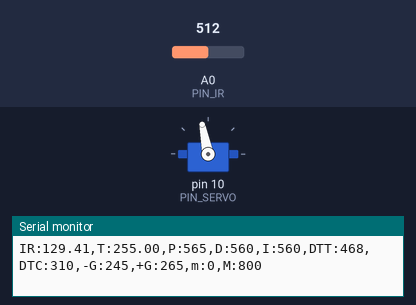
This sketch was run on a simulated Arduino Uno, built with avr-gcc and run on an emulated ATmega328P. Parts: servo, the last lines printed to the serial monitor. Inputs (shaded band) come from the test bench; at power-on: A0 (PIN_IR) = 512.

Above: at 1.3 s.
1.4 s: A0 (PIN_IR) set to 400
At 1.56 s:
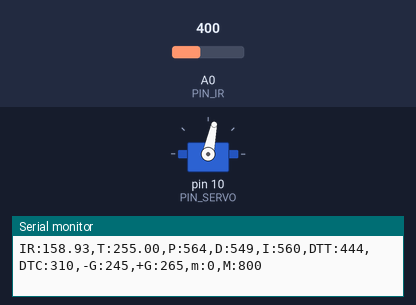
4.4 s: A0 (PIN_IR) set to 306
At 4.56 s:
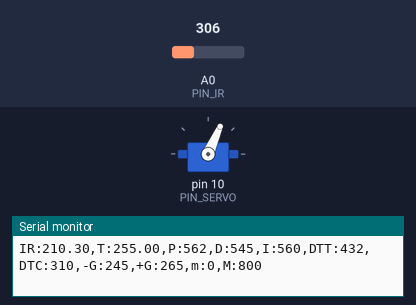
7.4 s: A0 (PIN_IR) set to 511
10.4 s: A0 (PIN_IR) set to 716
At 10.56 s:
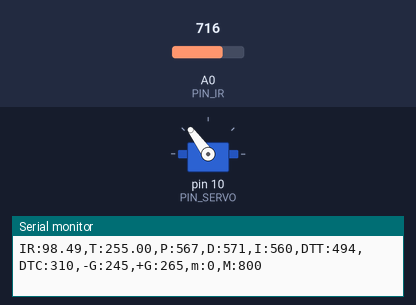
12.1 s: A0 (PIN_IR) set to 245
At 12.21 s:
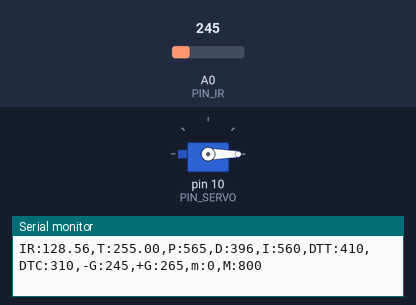
Timing chart, 0 to 16.1 s (numbered marks = the images above; inputs shaded):
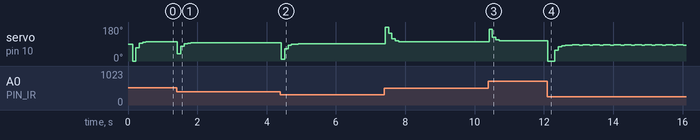

Measured:
- after the input at 1.4 s, servo on pin 10 (PIN_SERVO): 101° → 38° at once, → 78° 0.10 s later, → 91° 0.10 s later, → 95° 0.10 s later, … (6 changes in this stretch)
- after the input at 10.4 s, servo on pin 10 (PIN_SERVO): 101° → 167° at once, → 126° 0.10 s later, → 112° 0.10 s later, → 108° 0.10 s later, … (5 changes in this stretch)

The sketch:

22_PIDcontrol.ino
```cpp
#include <Servo.h>
Servo myservo;
// Arduino pin assignment
#define PIN_IR A0
#define PIN_LED 9
#define PIN_SERVO 10

#define _DIST_TARGET 255
#define _DIST_MIN 100
#define _DIST_MAX 410

#define _DUTY_NEU 1450 // neutral position
#define _DUTY_MIN 1000
#define _DUTY_MAX 2000

#define _SERVO_ANGLE 20
#define _SERVO_SPEED 100

#define _INTERVAL_DIST 20   // USS interval (unit: ms)
#define _INTERVAL_SERVO 20  // servo interval (unit: ms)
#define _INTERVAL_SERIAL 100 // serial interval (unit: ms)

#define _KP 0.9
#define _KD 80
#define _KI 0.2

#define _ITERM_MAX 10

#define DELAY_MICROS 1500
#define EMA_ALPHA 0.2

unsigned long last_sampling_time_dist, last_sampling_time_serial; // unit: ms
bool event_dist, event_serial, event_servo;
float dist_raw, dist_target;
float error_curr, error_prev, control, pterm, dterm, iterm;

int duty_chg_per_interval;
int duty_target, duty_curr;

float dist_ema;
float ema_dist = 0;
float samples_num = 3;

float ir_distance(void){ // return value unit: mm
  float val;
  float volt = float(analogRead(PIN_IR));
  val = ((6762.0/(volt-9.0))-4.0) * 10.0;
  return val;
}

const float coE[] = {-0.0000008, -0.0001567, 1.1149293, 26.6580555};

// ================
float under_noise_filter(void){
  int currReading;
  int largestReading = 0;
  for (int i = 0; i < samples_num; i++) {
    currReading = ir_distance();
    if (currReading > largestReading) { largestReading = currReading; }
    // Delay a short time before taking another reading
    delayMicroseconds(DELAY_MICROS);
  }
  return largestReading;
}
float filtered_ir_distance(void){
  int currReading;
  int lowestReading = 1024;
  for (int i = 0; i < samples_num; i++) {
    currReading = under_noise_filter();
    if (currReading < lowestReading) { lowestReading = currReading; }
  }
  // eam 필터 추가
  ema_dist = EMA_ALPHA*lowestReading + (1-EMA_ALPHA)*ema_dist;
  return ema_dist;
}
//===================================================

void setup() {
  Serial.begin(57600);
  myservo.attach(PIN_SERVO);
  myservo.writeMicroseconds(_DUTY_NEU);
  delay(100);
  // initialize last sampling time
  last_sampling_time_dist = last_sampling_time_serial = 0;
  event_dist = event_serial = false;
  dist_target = _DIST_TARGET;


  duty_chg_per_interval = (float)(_DUTY_MAX - _DUTY_MIN)*(_SERVO_SPEED/_SERVO_ANGLE)*
  (_INTERVAL_SERVO/1000.0);
  iterm = 0;
  error_prev = 0;

}

void loop() {
  unsigned long time_curr = millis();
  if(time_curr >= last_sampling_time_dist + _INTERVAL_DIST) {
        last_sampling_time_dist += _INTERVAL_DIST;
        event_dist = true;
  }
  if(time_curr >= last_sampling_time_serial + _INTERVAL_SERIAL) {
        last_sampling_time_serial += _INTERVAL_SERIAL;
        event_serial = true;
  }
  if(event_dist) {
    event_dist = false;
    dist_raw = ir_distance();
    float x = filtered_ir_distance();
    dist_ema = coE[0] * pow(x, 3) + coE[1] * pow(x, 2) + coE[2] * x + coE[3];

    error_curr = dist_target-dist_ema;
    pterm = _KP * error_curr;
    dterm = _KD * (error_curr - error_prev);
    iterm += _KI * error_curr;
    control = pterm + dterm + iterm;

    duty_target = _DUTY_NEU + control;

    if(abs(iterm) > _ITERM_MAX) iterm = 0;

    if(duty_target < _DUTY_MIN) {
      duty_target = _DUTY_MIN;
    }
    if(duty_target > _DUTY_MAX) {
      duty_target = _DUTY_MAX;
    }

    error_prev = error_curr;
  }
  if(event_servo){
    event_servo = false;
    if(duty_target > duty_curr) {
        duty_curr += duty_chg_per_interval;
        if(duty_curr > duty_target) duty_curr = duty_target;
      }
    else {
        duty_curr -= duty_chg_per_interval;
        if(duty_curr < duty_target) duty_curr = duty_target;
      }
   }
  if(event_serial) {
    event_serial = false;
    if(dist_ema < 255){
      myservo.writeMicroseconds(1450 + control);
    }
    else{
      myservo.writeMicroseconds(1450 + control);
    }
    // output the read value to the serial port

    Serial.print("IR:");
    Serial.print(dist_ema);
    Serial.print(",T:");
    Serial.print(dist_target);
    Serial.print(",P:");
    Serial.print(map(pterm,-1000,1000,510,610));
    Serial.print(",D:");
    Serial.print(map(dterm,-1000,1000,510,610));
    Serial.print(",I:");
    Serial.print(map(iterm,-1000,1000,510,610));
    Serial.print(",DTT:");
    Serial.print(map(duty_target,1000,2000,410,510));
    Serial.print(",DTC:");
    Serial.print(map(duty_curr,1000,2000,410,510));
    Serial.println(",-G:245,+G:265,m:0,M:800");
  }
 }
```
